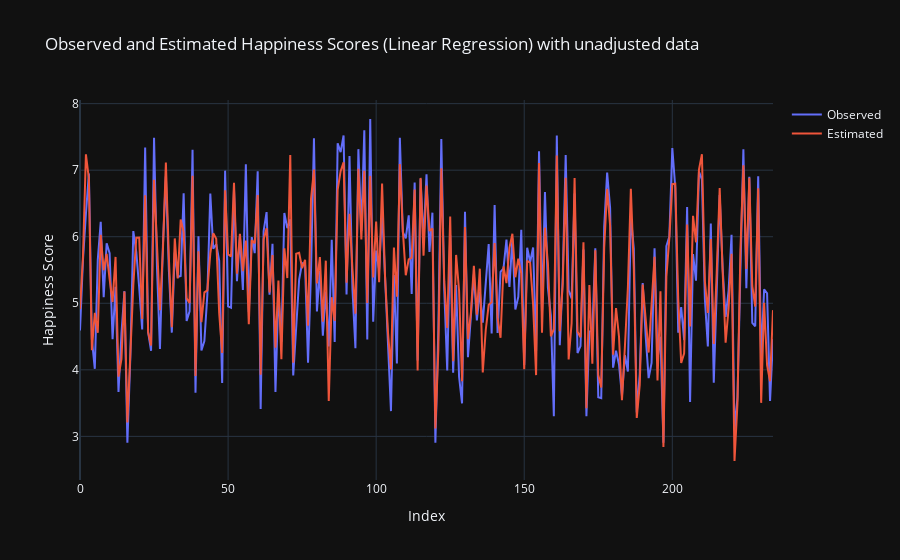

Source (notebook cell):
### Code cell
graph_to_predict(linear_regression_test.get_test_data().reset_index(), 'Observed and Estimated Happiness Scores (Linear Regression) with unadjusted data')

### Figure 1 — Plotly figure (JSON) as saved in the notebook; plotly's stock layout.template omitted (floating-point values rounded to 4 significant figures; data arrays with more than 128 entries replaced by an {"elided": "..."} marker saying what was removed)
{"data": [{"mode": "lines", "name": "Observed", "type": "scatter", "x": {"elided": "235 int values"}, "y": {"elided": "235 float values"}}, {"mode": "lines", "name": "Estimated", "type": "scatter", "x": {"elided": "235 int values"}, "y": {"elided": "235 float values"}}], "layout": {"title": {"text": "Observed and Estimated Happiness Scores (Linear Regression) with unadjusted data"}, "xaxis": {"title": {"text": "Index"}}, "yaxis": {"title": {"text": "Happiness Score"}}}}
